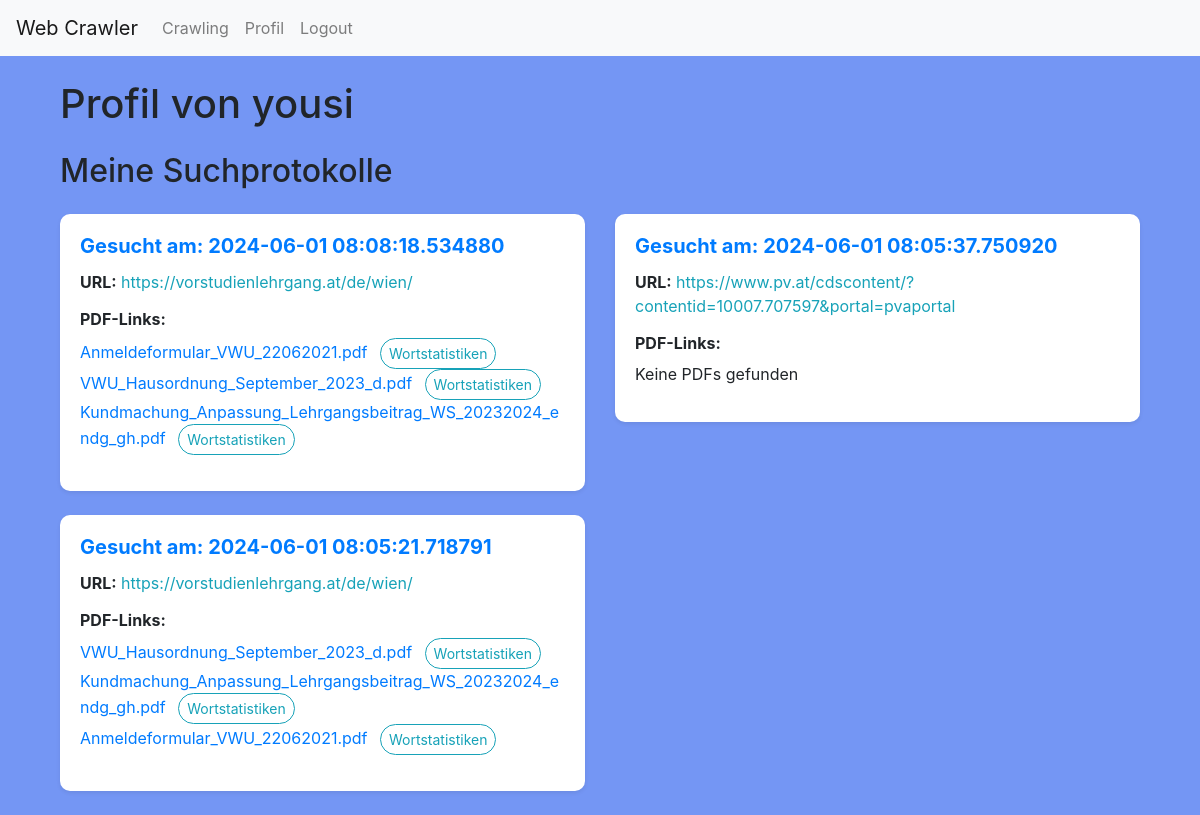
The app's page /profile (signed in) with its own data.
### app/models.py (models this page shows, shortened)
class User(db.Model, UserMixin):
    id = db.Column(db.Integer, primary_key=True)
    username = db.Column(db.String(80), unique=True, nullable=False)
    email = db.Column(db.String(120), unique=True, nullable=False)
    password = db.Column(db.String(120), nullable=False)
    crawl_data = db.relationship('CrawlData', backref='user', lazy=True)

class CrawlData(db.Model):
    id = db.Column(db.Integer, primary_key=True)
    user_id = db.Column(db.Integer, db.ForeignKey('user.id'), nullable=False)
    url = db.Column(db.String(512), nullable=False)
    crawl_date = db.Column(db.DateTime, default=datetime.utcnow)
    pdf_links = db.Column(db.Text)  # Stores PDF links as comma-separated strings
    pdf_paths = db.Column(db.Text)  # Add this line to store the paths to PDF files
    word_stats = db.Column(db.Text)

### app/routes.py (the view)
@app.route('/profile')
@login_required
def profile():
    crawl_records = CrawlData.query.filter_by(user_id=current_user.id).order_by(CrawlData.crawl_date.desc()).all()
    return render_template('profile.html', crawl_records=crawl_records)

### app/routes.py (called while the page is built)
@login_manager.user_loader
def load_user(user_id):
    return User.query.get(int(user_id))

### app/templates/profile.html (shortened to what this page needs)
{% extends "layout.html" %}
{% block content %}
<div class="container mt-4">
    <h1 class="mb-4">Profil von {{ current_user.username }}</h1>
    <h2 class="mb-4">Meine Suchprotokolle</h2>
    <div class="row">
        {% for record in crawl_records %}
        <div class="col-md-6 mb-4">
            <div class="card shadow-sm">
                <div class="card-body">
                    <h5 class="card-title text-primary">Gesucht am: {{ record.crawl_date }}</h5>
                    <p class="card-text"><strong>URL:</strong> <a href="{{ record.url }}" target="_blank" class="text-info">{{ record.url }}</a></p>
                    <h6><strong>PDF-Links:</strong></h6>
                    <ul class="list-unstyled">
                        {% if record.pdf_links == 'no_pdfs_found' %}
                        <li>Keine PDFs gefunden</li>
                        {% else %}
                            {% set modal_counter = 0 %}
                            {% for link in record.pdf_links.split(',') %}
                            {% if '|' in link %}
                            {% set url, name = link.split('|') %}
                            <li>
                                <a href="{{ url }}" target="_blank" class="text-decoration-none">{{ name }}</a>
                                <button type="button" class="btn btn-sm btn-outline-info ml-2" data-toggle="modal" data-target="#modal{{ record.id }}_{{ modal_counter }}">Wortstatistiken</button>
                                {% set modal_counter = modal_counter + 1 %}
                            </li>
                            {% endif %}
                            {% endfor %}
                        {% endif %}
                    </ul>
                </div>
            </div>
        </div>
        {% endfor %}
    </div>
</div>
{% endblock %}

### app/templates/layout.html (shortened to what this page needs)
<!DOCTYPE html>
<html lang="de">
<head>
    <link href="https://maxcdn.bootstrapcdn.com/bootstrap/4.5.2/css/bootstrap.min.css" rel="stylesheet">
    <link href="{{ url_for('static', filename='css/styles.css') }}" rel="stylesheet">
</head>
<body>
    <nav class="navbar navbar-expand-lg navbar-light bg-light">
        <a class="navbar-brand" href="{{ url_for('home') }}">Web Crawler</a>
        <div class="collapse navbar-collapse" id="navbarNav">
            <ul class="navbar-nav">
                {% if current_user.is_authenticated %}
                    <li class="nav-item">
                        <a class="nav-link" href="{{ url_for('crawl_page') }}">Crawling</a>
                    </li>
                    <li class="nav-item">
                        <a class="nav-link" href="{{ url_for('profile') }}">Profil</a>
                    </li>
                    <li class="nav-item">
                        <a class="nav-link" href="{{ url_for('logout') }}">Logout</a>
                    </li>
                {% endif %}
            </ul>
        </div>
    </nav>
    <div class="container">
        {% block content %}{% endblock %}
    </div>
</body>
</html>

### app/static/css/styles.css (style rules this page uses)
body { background-color: #7496f4; }
.card { border: none; border-radius: 10px; }
.card-body { padding: 20px; }
.card-title { font-size: 1.25rem; font-weight: bold; }
.btn-outline-info { border-radius: 50px; }

### records on screen
User: username "yousi"
CrawlData: crawl_date "2024-06-01 08:08:18.534880", url "https://vorstudienlehrgang.at/de/wien/", name "Anmeldeformular_VWU_22062021.pdf" "VWU_Hausordnung_September_2023_d.pdf" "Kundmachung_Anpassung_Lehrgangsbeitrag_WS_20232024_endg_gh.pdf"
CrawlData: crawl_date "2024-06-01 08:05:37.750920", url "https://www.pv.at/cdscontent/?contentid=10007.707597&portal=pvaportal", pdf_links "Keine PDFs gefunden"
CrawlData: crawl_date "2024-06-01 08:05:21.718791", url "https://vorstudienlehrgang.at/de/wien/", name "VWU_Hausordnung_September_2023_d.pdf" "Kundmachung_Anpassung_Lehrgangsbeitrag_WS_20232024_endg_gh.pdf" "Anmeldeformular_VWU_22062021.pdf"
